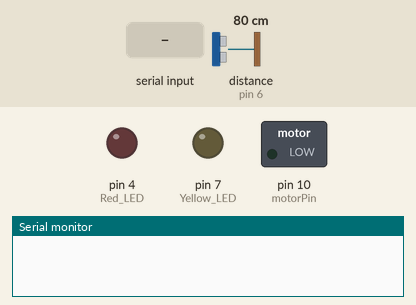
A sketch run on a simulated Arduino Uno, built with avr-gcc and run on an emulated ATmega328P. Parts: switched loads named in the sketch (green lamp = pin HIGH), output pins drawn as LEDs (lit = HIGH), the last lines printed to the serial monitor. The test bench sets the inputs (shaded band); at power-on: distance to the obstacle (sensor on pin 6) 80 cm. The echo pulse lasts 58.3 µs per cm; pins used as bus, display or sensor lines are not drawn.

Above: at 1.2 s.
1.3 s: "F" received over Serial
At 2.7 s:
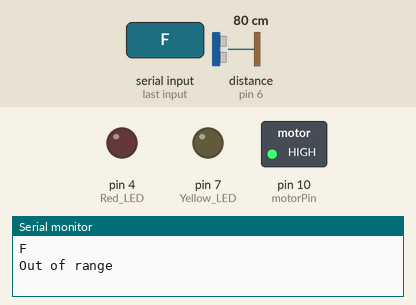
4.3 s: "S" received over Serial
At 4.8 s:
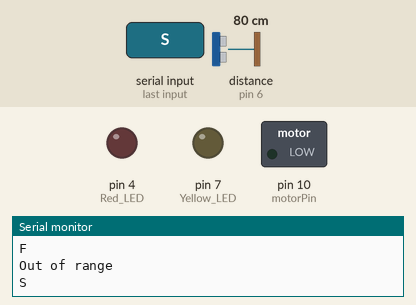
Timing chart, 0 to 7.3 s (numbered marks = the images above; inputs shaded):
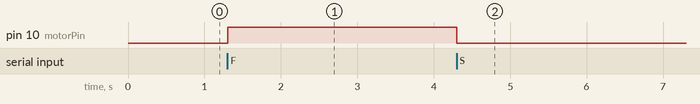

The sketch:

Alpha_Prototype.ino
```cpp
#include <AFMotor.h> //Library for motor control

char BluetoothInputString;
const int trigPin=5;
const int echoPin=6;
const int Red_LED=4;
const int Yellow_LED=7;
const int motorPin = 10;
const int go = 255;
const int reduce = 100;
const int stop = 0;
const int outer_warn = 24;
const int inner_warn = 6;
const int up_close = 2;
int speed = 0;

void setup()
{
  Serial.begin (9600);
  pinMode(trigPin, OUTPUT);   //This is the ultrasonic sensor used to control the motor, the heart of the obstacle avoidance.
  pinMode(echoPin, INPUT);
  pinMode(Red_LED, OUTPUT);
  pinMode(Yellow_LED, OUTPUT);

  pinMode(motorPin, OUTPUT); // Set up the motor pin to be an output

} // END OF void setup()

void loop()
{
  if(Serial.available()>0) {
    BluetoothInputString = Serial.read();
    //Change pin mode only if new command is different from previous.
    //Serial.println(command);
    Serial.println(BluetoothInputString);
    switch (BluetoothInputString) {
      case 'F': {
        ObstacleAvoidance();
        break;
      }
      case 'G': {
        digitalWrite(Red_LED, LOW);
        digitalWrite(Yellow_LED, LOW);
        speed = go;
        break;
      }
      case 'S': {
        digitalWrite(Red_LED, LOW);
        digitalWrite(Yellow_LED, LOW);
        speed = stop;
        break;
      }
    } //end switch
    analogWrite(motorPin,speed);
  }   //endif
}     // END OF void loop()

void ObstacleAvoidance()
{
  long duration, inches, cm;
  digitalWrite(trigPin, LOW);
  delayMicroseconds(2);
  digitalWrite(trigPin, HIGH);
  delayMicroseconds(10);
  digitalWrite(trigPin, LOW);
  duration = pulseIn(echoPin, HIGH);

  //convert the time into a distance
  inches = microsecondsToInches(duration);
  cm = microsecondsToCentimeters(duration);

  if (inches > inner_warn && inches <= outer_warn) {//Check if Object is in warning zone
    digitalWrite(Red_LED,LOW); // When the Red condition is met, the Green LED should turn off
    digitalWrite(Yellow_LED,HIGH);
    speed = go - reduce;
    Serial.println(inches+" in : "+cm);
    return;
  }
  if (inches > up_close && inches <= inner_warn)  {
    digitalWrite(Red_LED, HIGH);
    digitalWrite(Yellow_LED, LOW);
    speed = stop;
    Serial.println(inches+" in : "+cm);
    return;
  }
  else {
    digitalWrite(Red_LED, LOW);
    digitalWrite(Yellow_LED, LOW);
    speed = go;
    Serial.println("Out of range");
  }
  return;
}

long microsecondsToInches(long microseconds)
{
  // According to Parallax's datasheet for the PING))), there are
  // 73.746 microseconds per inch (i.e. sound travels at 1130 feet per
  // second).  This gives the distance travelled by the ping, outbound
  // and return, so we divide by 2 to get the distance of the obstacle.
  // See: http://www.parallax.com/dl/docs/prod/acc/28015-PING-v1.3.pdf
  return microseconds / 74 / 2;
}

long microsecondsToCentimeters(long microseconds)
{
  // The speed of sound is 340 m/s or 29 microseconds per centimeter.
  // The ping travels out and back, so to find the distance of the
  // object we take half of the distance travelled.
  return microseconds / 29 / 2;
}
```

Measured:
- after the input at 1.3 s, pin 10 (motorPin): LOW → HIGH at once
- after the input at 4.3 s, pin 10 (motorPin): HIGH → LOW at once
